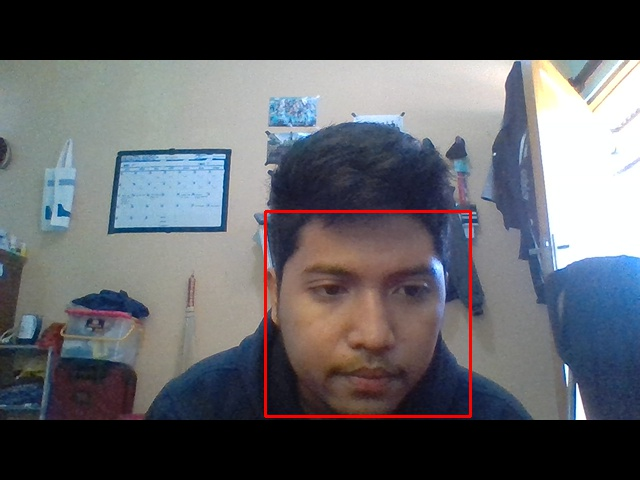
#> input picture datacollected/User.1.1.jpg, 640 x 480 px; its folder holds 4 pictures in this run
$ python trainingData.py
#> lines starting #> are read from the running program, lines starting #| are printed output that depends on the picture
import cv2
import os
import numpy as np
from PIL import Image

faceRecognizer = cv2.face.LBPHFaceRecognizer_create()
faceDetector = cv2.CascadeClassifier('haarcascade_frontalface_default.xml')
path='datacollected'

#function baca label
def getImageLabel(path):
#> called with path = 'datacollected'
    imagePaths = [os.path.join(path, file) for file in os.listdir(path)] #buat list dari path yang berisi gambar wajah
    faces = []
    IDs = []

    #baca dalam folder
    for imagePath in imagePaths:
        imgPIL = Image.open(imagePath).convert('L') #convert ke gray
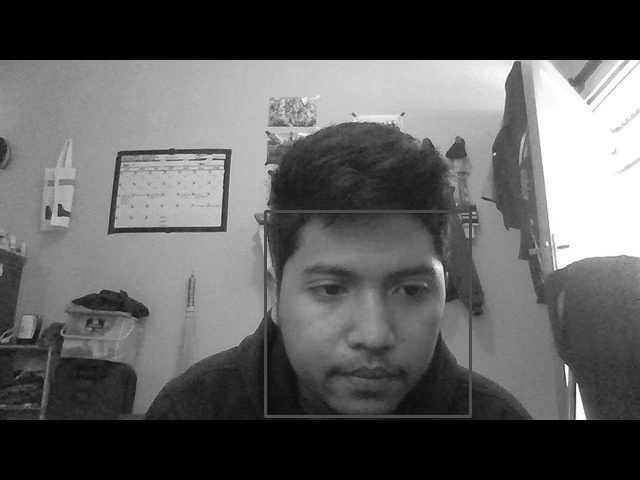
#> imgPIL: PIL image 640x480 L; min 0, max 255, mean 94.9
        imgNum = np.array(imgPIL, 'uint8') #convert PIL image to numpy array
        ID = int(os.path.split(imagePath)[-1].split(".")[1])
        face=faceDetector.detectMultiScale(imgNum) #detect wajah di imgNum
#> face = [[269, 213, 201, 201]]

        #tambah label ke wajah
        for (x,y,w,h) in face:
            faces.append(imgNum[y:y+h,x:x+w])
            IDs.append(ID)
#> this loop made 1 pass
#> after the loop, IDs = [1]; faces = 1 item
#> pass 2 of the loop in getImageLabel, `for imagePath in imagePaths:`:
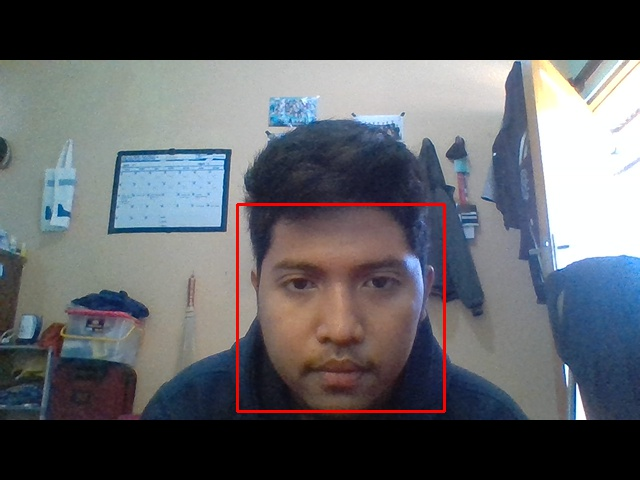
#> input picture datacollected/User.1.10.jpg, 640 x 480 px
#> in getImageLabel, `imgPIL = Image.open(imagePath).convert('L')`:
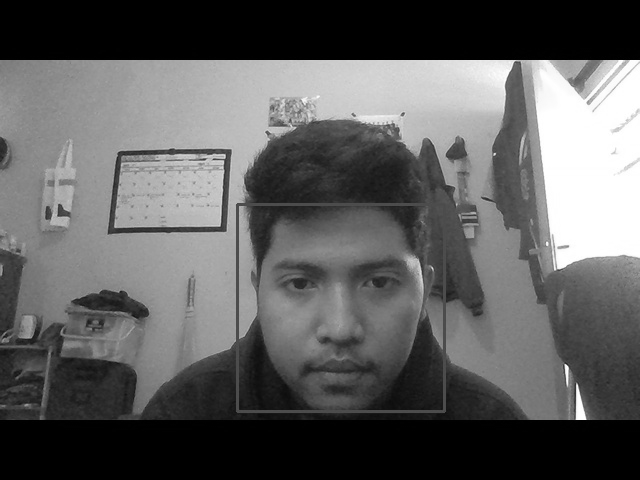
#> imgPIL: PIL image 640x480 L; min 0, max 255, mean 94.1
#> face = [[240, 206, 200, 200]]
#> the loop in getImageLabel, `for (x,y,w,h) in face:` made 1 pass
#> after the loop in getImageLabel, `for (x,y,w,h) in face:`: IDs = [1, 1]; faces = 2 items
#> pass 3 of the loop in getImageLabel, `for imagePath in imagePaths:`:
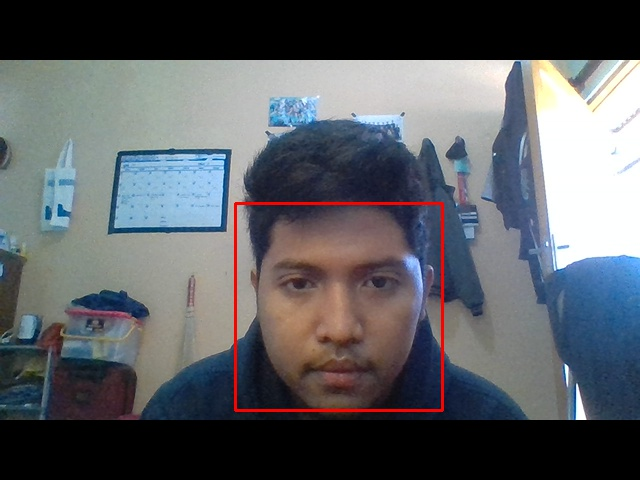
#> input picture datacollected/User.1.11.jpg, 640 x 480 px
#> in getImageLabel, `imgPIL = Image.open(imagePath).convert('L')`:
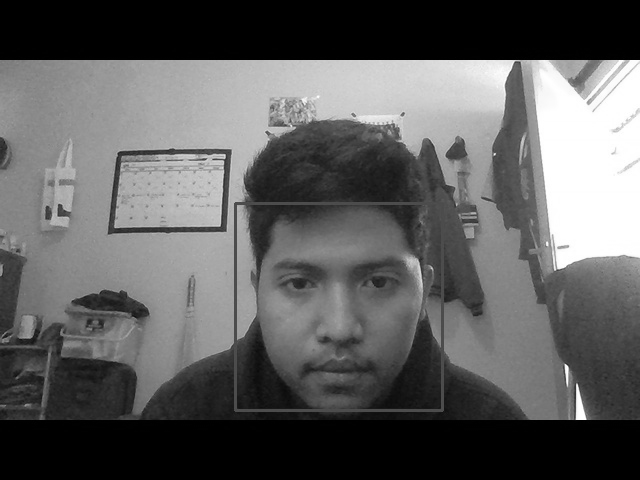
#> imgPIL: PIL image 640x480 L; min 0, max 255, mean 93.9
#> face = [[239, 206, 201, 201]]
#> the loop in getImageLabel, `for (x,y,w,h) in face:` made 1 pass
#> after the loop in getImageLabel, `for (x,y,w,h) in face:`: IDs = [1, 1, 1]; faces = 3 items
#> the loop made 4 passes; the first 3 are shown

    return IDs, faces

#training data
print("Mesin sedang melakukan training data wajah. Please wait...")
Ids, faces = getImageLabel(path)
faceRecognizer.train(faces, np.array(Ids))

#tulis file hasil training
#> (the run stopped early here; a loop or call above may not have finished)
